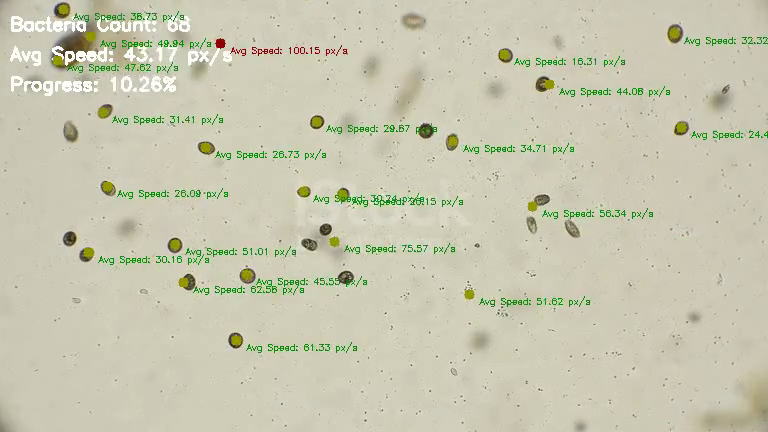
#> input picture frame 35 of Generated Videos/Bacteria_2.mp4, 768 x 432 px, given in place of BadBacterias.mp4, which was not available
$ python BacteriaTracker.py
#> lines starting #> are read from the running program, lines starting #| are printed output that depends on the picture; after the words box and inside, x2 and y2 are one past the last pixel; in counts of white or black regions, pixels touching at a corner belong together; pictures that were not available may be replaced by others from this repository, and a replacement may not be noted
import cv2
import numpy as np
from scipy.spatial import distance as dist
from sklearn.cluster import DBSCAN

# Correct the video path
cap = cv2.VideoCapture('Videos of Bacterias/BadBacterias.mp4')

fps = cap.get(cv2.CAP_PROP_FPS)
if fps == 0:
    fps = 30  # Set to your video's actual frame rate
frame_width = int(cap.get(cv2.CAP_PROP_FRAME_WIDTH))
frame_height = int(cap.get(cv2.CAP_PROP_FRAME_HEIGHT))
frame_count = int(cap.get(cv2.CAP_PROP_FRAME_COUNT))
frame_time_ms = int(1000 / fps)

# Set up the VideoWriter to save the processed video
output_filename = 'Processed_Frame_Video_with_DBSCAN.avi'
fourcc = cv2.VideoWriter_fourcc(*'XVID')  # Codec for AVI file
out = cv2.VideoWriter(output_filename, fourcc, fps, (frame_width, frame_height))

bacteria = {}
next_bacteria_id = 0
max_distance = 30  # Used for DBSCAN as the maximum distance between points
max_disappeared = 5
min_lifetime = 0  # Increased lifetime threshold
min_area = 50  # Minimum area to ignore smaller objects
max_area = 7000  # Maximum area to consider an object as significant

# Initialize background subtractor
fgbg = cv2.createBackgroundSubtractorMOG2(history=500, varThreshold=20, detectShadows=False)

# Create CLAHE object
clahe = cv2.createCLAHE(clipLimit=2.0, tileGridSize=(8, 8))

current_frame = 0  # Initialize frame counter

while True:
    ret, frame = cap.read()
#> frame is the input picture: shape (432, 768, 3); mean B, G, R 177.2, 200.3, 200.8
    if not ret:
        break

    current_frame += 1  # Increment the frame counter

    # Calculate the percentage of video processed
    progress_percentage = (current_frame / frame_count) * 100

    # Make a copy of the original frame for display
    original_frame = frame.copy()

    # Apply background subtraction
    fgmask = fgbg.apply(frame)
#> fgmask: shape (432, 768); every value is 255

    # Convert frame to grayscale
    gray = cv2.cvtColor(frame, cv2.COLOR_BGR2GRAY)
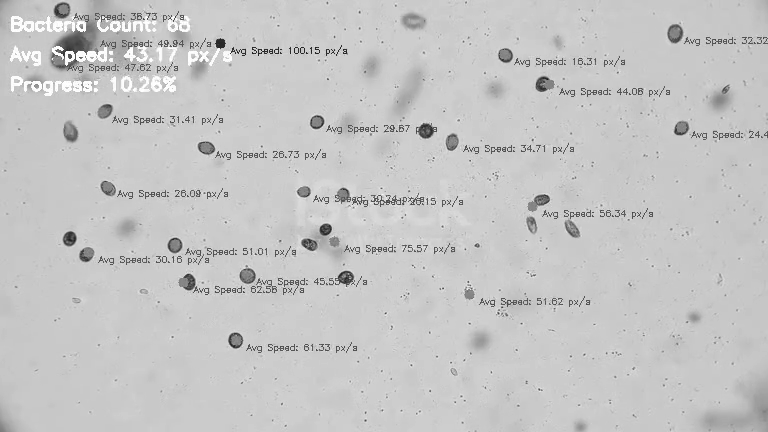
#> gray: shape (432, 768); min 25, max 255, mean 197.7

    # Apply CLAHE to enhance contrast
    gray = clahe.apply(gray)
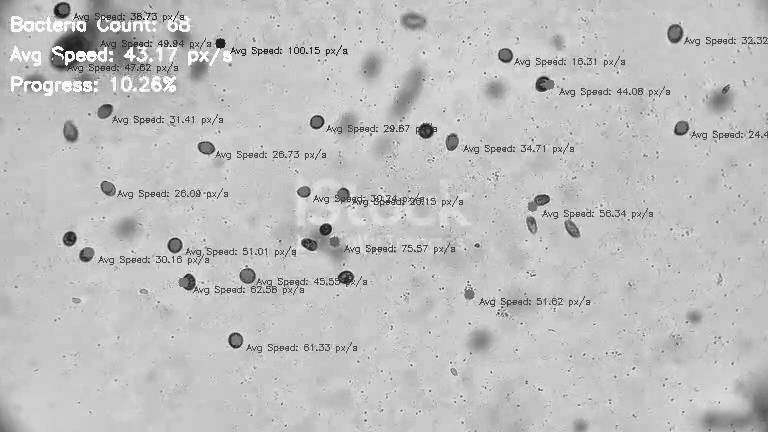
#> gray: shape (432, 768); min 18, max 255, mean 191.6

    # Combine CLAHE and background subtraction
    combined = cv2.bitwise_and(gray, fgmask)

    # Apply morphological operations to reduce noise and fill gaps
    kernel = cv2.getStructuringElement(cv2.MORPH_ELLIPSE, (5, 5))
    combined = cv2.morphologyEx(combined, cv2.MORPH_CLOSE, kernel, iterations=2)
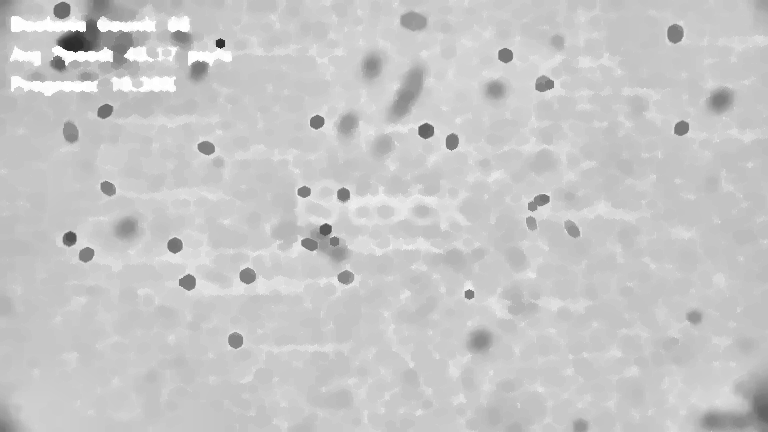
#> combined: shape (432, 768); min 44, max 255, mean 199.6

    # Apply thresholding
    _, thresh = cv2.threshold(combined, 0, 255, cv2.THRESH_BINARY + cv2.THRESH_OTSU)
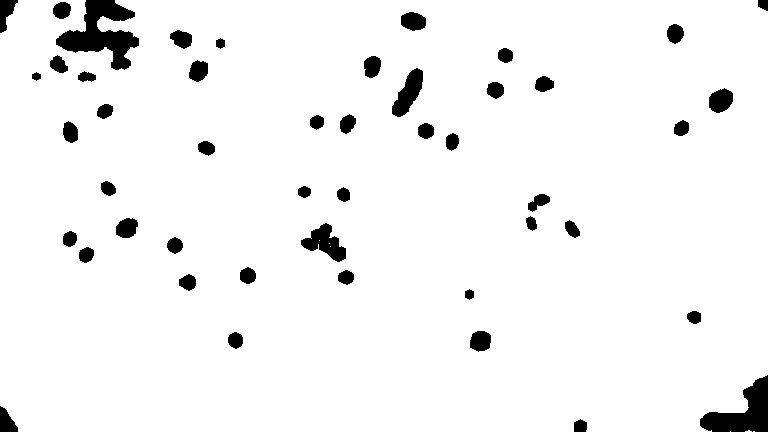
#> thresh: shape (432, 768); 95.4% white; 47 black regions, largest, box (x1, y1, x2, y2) and area: (56, 0, 139, 70) 2701, (700, 375, 768, 432) 1935, (301, 223, 346, 262) 865

    # Apply connected components analysis
    num_labels, labels_im = cv2.connectedComponents(thresh)
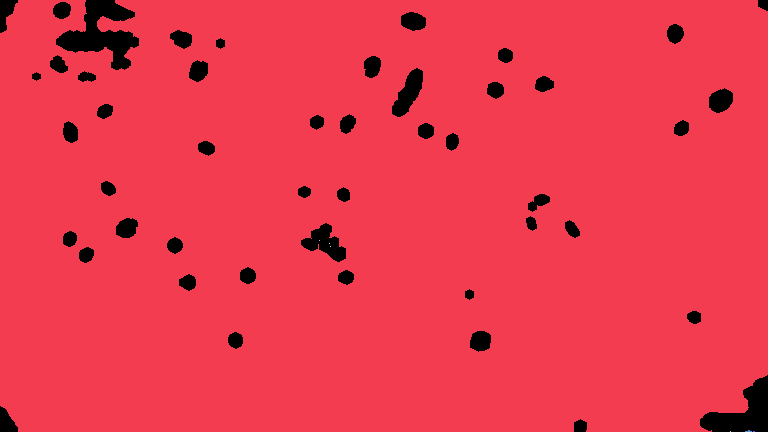
#> labels_im: shape (432, 768) int32; 8 distinct labels, from 0 to 7; one colour per label, 0 black
#> num_labels = 8

    centroids = []
    for label in range(1, num_labels):  # Skip the background label 0
        # Create a mask for each component
        component_mask = (labels_im == label).astype("uint8") * 255

        # Calculate the area of the component
        area = cv2.countNonZero(component_mask)
        # Filter out small objects based on area
        if area < min_area or area > max_area:
            continue

        # Compute moments
        M = cv2.moments(component_mask)
        if M['m00'] != 0:
            cX = int(M['m10'] / M['m00'])
            cY = int(M['m01'] / M['m00'])
            centroids.append([cX, cY])
#> this loop made 7 passes
#> area on pass 1: 316481
#> pass 2, `component_mask = (labels_im == label).astype("uint8") * 255`:
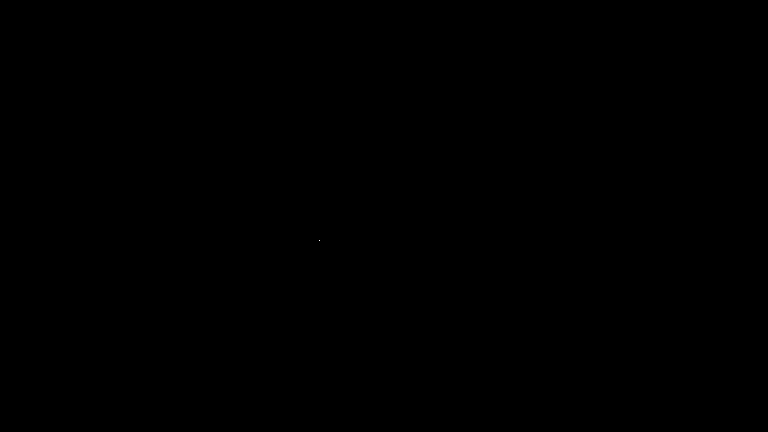
#> component_mask: shape (432, 768); 0% white in thin lines or dots, all inside (x1, y1, x2, y2) = (319, 240, 320, 241)
#> after the loop: component_mask: shape (432, 768); 0% white in thin lines or dots, all inside (x1, y1, x2, y2) = (753, 431, 755, 432)
#> after the loop, centroids = []

    # Use DBSCAN to cluster the centroids
    if len(centroids) > 0:
        centroids_array = np.array(centroids)
        db = DBSCAN(eps=max_distance, min_samples=1).fit(centroids_array)
        labels = db.labels_

        # Filter out noise points (label = -1)
        unique_labels = set(labels)
        filtered_centroids = []

        for label in unique_labels:
            if label == -1:
                continue  # Skip noise

            # Get the centroids belonging to the current cluster
            cluster_points = centroids_array[labels == label]
            # Calculate the average centroid of the cluster
            avg_centroid = np.mean(cluster_points, axis=0).astype(int)
            filtered_centroids.append((avg_centroid[0], avg_centroid[1]))

        # Use filtered_centroids for further processing
        centroids = filtered_centroids

    # Proceed with tracking logic using the filtered centroids
    if not bacteria:
        for centroid in centroids:
            bacteria[next_bacteria_id] = {
                'positions': [centroid],
                'disappeared': 0,
                'speed': 0,
                'lifetime': 1,        # Initialize lifetime
                'total_distance': 0   # Initialize total distance moved
            }
            next_bacteria_id += 1
#> this loop made 0 passes
#> after the loop, bacteria = 0 items; next_bacteria_id = 0
    else:
        if len(centroids) == 0:
            # Increment disappeared count for all tracked bacteria
            for bacteria_id in list(bacteria.keys()):
                bacteria[bacteria_id]['disappeared'] += 1
                if bacteria[bacteria_id]['disappeared'] > max_disappeared:
                    del bacteria[bacteria_id]
            continue  # Skip to the next frame

        bacteria_ids = list(bacteria.keys())
        previous_centroids = [
            bacteria[b_id]['positions'][-1] for b_id in bacteria_ids
        ]

        current_centroids = centroids

        if len(previous_centroids) == 0:
            # Register all centroids as new bacteria
            for centroid in centroids:
                bacteria[next_bacteria_id] = {
                    'positions': [centroid],
                    'disappeared': 0,
                    'speed': 0,
                    'lifetime': 1,
                    'total_distance': 0
                }
                next_bacteria_id += 1
            continue  # Proceed to the next frame

        # Compute distance matrix
        D = dist.cdist(np.array(previous_centroids), np.array(current_centroids))
        rows = D.min(axis=1).argsort()
        cols = D.argmin(axis=1)[rows]

        used_rows = set()
        used_cols = set()

        for (row, col) in zip(rows, cols):
            if row in used_rows or col in used_cols:
                continue
            if D[row][col] > max_distance:
                continue

            bacteria_id = bacteria_ids[row]
            bacteria[bacteria_id]['positions'].append(current_centroids[col])
            bacteria[bacteria_id]['disappeared'] = 0

            # Increment lifetime
            bacteria[bacteria_id]['lifetime'] += 1

            # Calculate speed and total distance
            positions = bacteria[bacteria_id]['positions']
            if len(positions) >= 2:
                dx = positions[-1][0] - positions[-2][0]
                dy = positions[-1][1] - positions[-2][1]
                distance_moved = np.sqrt(dx ** 2 + dy ** 2)
                bacteria[bacteria_id]['total_distance'] += distance_moved
                # Instantaneous speed
                speed = distance_moved * fps
                bacteria[bacteria_id]['speed'] = speed
            else:
                bacteria[bacteria_id]['speed'] = 0

            used_rows.add(row)
            used_cols.add(col)

        # Handle disappeared bacteria
        unused_rows = set(range(0, D.shape[0])).difference(used_rows)
        for row in unused_rows:
            bacteria_id = bacteria_ids[row]
            bacteria[bacteria_id]['disappeared'] += 1
            if bacteria[bacteria_id]['disappeared'] > max_disappeared:
                del bacteria[bacteria_id]

        # Register new bacteria for unmatched centroids
        unused_cols = set(range(0, D.shape[1])).difference(used_cols)
        for col in unused_cols:
            bacteria[next_bacteria_id] = {
                'positions': [current_centroids[col]],
                'disappeared': 0,
                'speed': 0,
                'lifetime': 1,
                'total_distance': 0
            }
            next_bacteria_id += 1

    num_bacteria = len(bacteria)
#> num_bacteria = 0

    # Variables to calculate average speed of all bacteria
    total_average_speed = 0
    count_bacteria_with_min_lifetime = 0

    # Identify the fastest bacterium among those that have exceeded min_lifetime
    max_speed = -1
    fastest_bacteria_id = None
    for bacteria_id, data in bacteria.items():
        lifetime = data['lifetime']
        if lifetime >= min_lifetime:
            total_time = (lifetime - 1) / fps  # Total time in seconds
            if total_time > 0:
                # Calculate average speed of the bacterium
                average_speed = (data['total_distance'] / total_time)
                data['average_speed'] = average_speed  # Store average speed
            else:
                data['average_speed'] = 0

            # Accumulate total average speed
            total_average_speed += data['average_speed']
            count_bacteria_with_min_lifetime += 1

            # Find the fastest bacterium based on average speed
            if data['average_speed'] > max_speed:
                max_speed = data['average_speed']
                fastest_bacteria_id = bacteria_id
#> after the loop, count_bacteria_with_min_lifetime = 0; max_speed = -1; total_average_speed = 0

    # Calculate overall average speed
    if count_bacteria_with_min_lifetime > 0:
        overall_average_speed = total_average_speed / count_bacteria_with_min_lifetime
    else:
        overall_average_speed = 0

    # Display the number of bacteria and average speed on the 'Frame' window
    cv2.putText(
        frame,
        f"Bacteria Count: {num_bacteria}",
        (10, 30),
        cv2.FONT_HERSHEY_SIMPLEX,
        0.6,
        (255, 255, 255),
        2
    )
#> frame: shape (432, 768, 3); 0.32% of pixels changed, all inside (x1, y1, x2, y2) = (11, 16, 178, 32)
    cv2.putText(
        frame,
        f"Avg Speed: {overall_average_speed:.2f} px/s",
        (10, 60),
        cv2.FONT_HERSHEY_SIMPLEX,
        0.6,
        (255, 255, 255),
        2
    )

    # Display speed and highlight the fastest bacterium
    for bacteria_id, data in bacteria.items():
        positions = data['positions']
        lifetime = data['lifetime']
        is_fastest = (bacteria_id == fastest_bacteria_id)

        # Only display bacteria that have a lifetime exceeding min_lifetime
        if lifetime >= min_lifetime:
            average_speed = data['average_speed']

            # Set color for the fastest bacterium
            if is_fastest:
                color = (0, 0, 150)  # Darker red color
                text_color = (0, 0, 150)
            else:
                color = (0, 150, 150)  # Darker yellow color
                text_color = (0, 150, 0)  # Darker green

            # Display average speed
            cv2.putText(
                frame,
                f"Avg Speed: {average_speed:.2f} px/s",
                (positions[-1][0] + 10, positions[-1][1] + 10),
                cv2.FONT_HERSHEY_SIMPLEX,
                0.3,  # Font scale
                text_color,
                1     # Thickness
            )

            # Draw centroid on the 'Frame' window
            cv2.circle(frame, positions[-1], 5, color, -1)

            # Also draw on the 'Threshold' window
            cv2.circle(thresh, positions[-1], 5, color, -1)

    # Display progress on the 'Frame' window
    cv2.putText(
        frame,
        f"Progress: {progress_percentage:.2f}%",
        (10, 90),
        cv2.FONT_HERSHEY_SIMPLEX,
        0.6,
        (255, 255, 255),
        2
    )
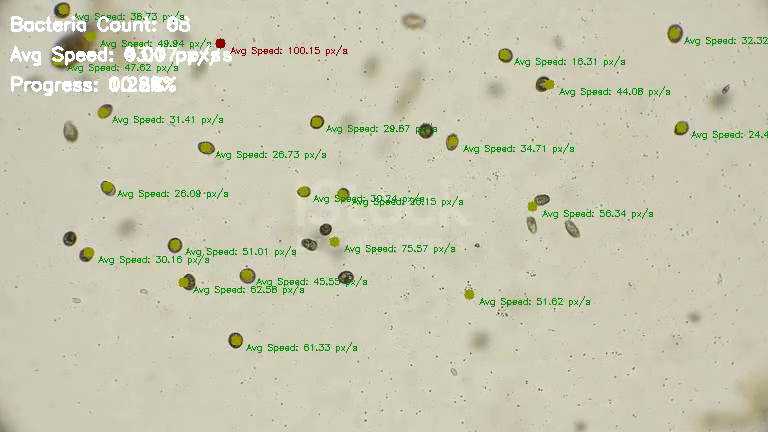
#> frame: shape (432, 768, 3); mean B, G, R 177.5, 200.5, 200.9

    # Save the processed frame to the video file
    out.write(frame)

    # Display the original video frame
    # cv2.imshow('Original Video', original_frame)

    # Display the frames
    cv2.imshow('Frame', frame)
    # cv2.imshow('Threshold', thresh)  # Show the thresholded image with average speed

    # Speed up the video by reducing the wait time
    key = cv2.waitKey(frame_time_ms // 2)  # Faster playback
#> (key Esc is pressed here)
    if key == 27:  # Press 'ESC' to exit
        break

# Release the VideoCapture and VideoWriter objects
cap.release()
out.release()
cv2.destroyAllWindows()

print(f"Processed video saved as {output_filename}")

$ run again, starting later in the video
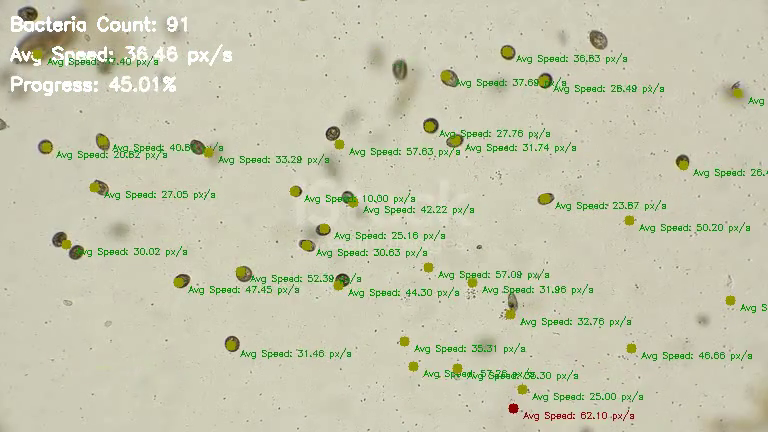
#> input picture frame 157 of Generated Videos/Bacteria_2.mp4, 768 x 432 px, given in place of BadBacterias.mp4, which was not available
#> frame is the input picture: shape (432, 768, 3); mean B, G, R 175.2, 199.8, 199.2
#> fgmask: shape (432, 768); every value is 255
#> thresh: shape (432, 768); 95% white; 52 black regions, largest, box (x1, y1, x2, y2) and area: (17, 0, 138, 80) 4079, (709, 387, 768, 432) 1121, (392, 58, 420, 117) 983
#> `num_labels, labels_im = cv2.connectedComponents(thresh)`:
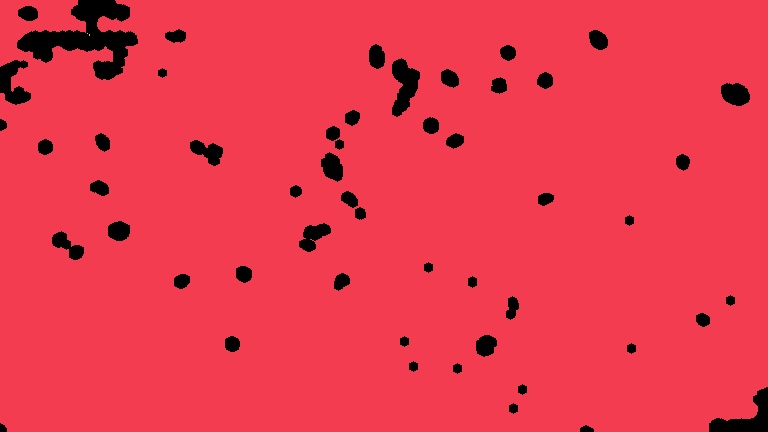
#> labels_im: shape (432, 768) int32; 4 distinct labels, from 0 to 3; one colour per label, 0 black
#> num_labels = 4
#> the loop `for label in range(1, num_labels):` made 3 passes
#> area on pass 1: 315348
#> after the loop `for label in range(1, num_labels):`: centroids = []
#> after the loop `for centroid in centroids:`: bacteria = 0 items; next_bacteria_id = 0
#> after the loop `for bacteria_id, data in bacteria.items():`: max_speed = -1; total_average_speed = 0
#> `cv2.putText( frame, f"Progress: {progress_percentage:.2f}%", (10, 90),..`:
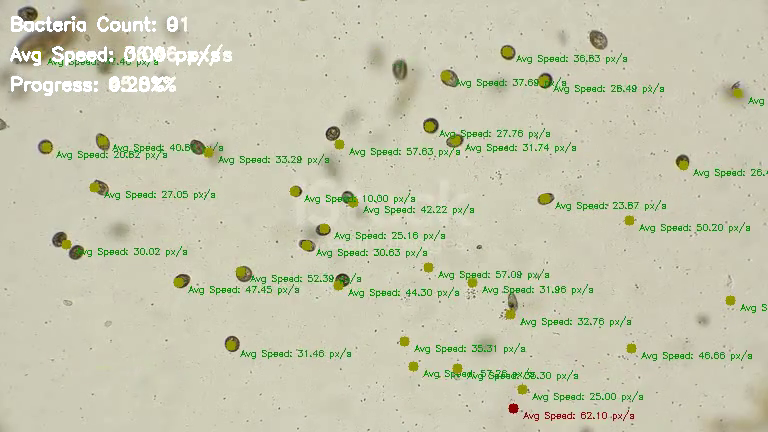
#> frame: shape (432, 768, 3); mean B, G, R 175.6, 200, 199.4

$ run again, starting later in the video
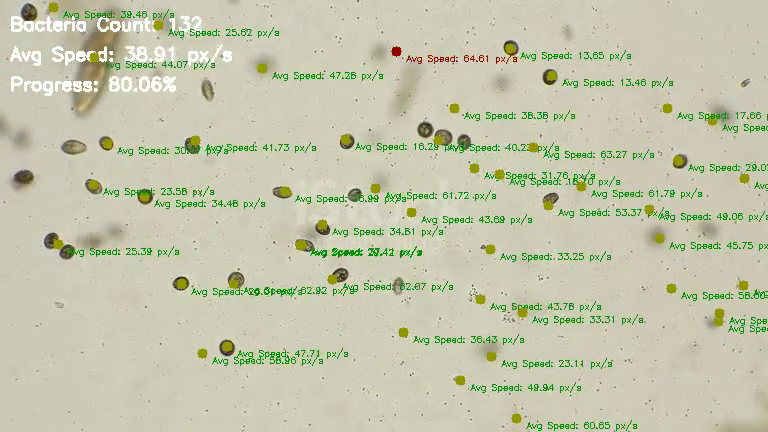
#> input picture frame 280 of Generated Videos/Bacteria_2.mp4, 768 x 432 px, given in place of BadBacterias.mp4, which was not available
#> frame is the input picture: shape (432, 768, 3); mean B, G, R 173.1, 199.1, 197.3
#> fgmask: shape (432, 768); every value is 255
#> thresh: shape (432, 768); 94.2% white; 63 black regions, largest, box (x1, y1, x2, y2) and area: (49, 0, 130, 120) 4638, (391, 63, 422, 116) 930, (76, 222, 126, 251) 784
#> `num_labels, labels_im = cv2.connectedComponents(thresh)`:
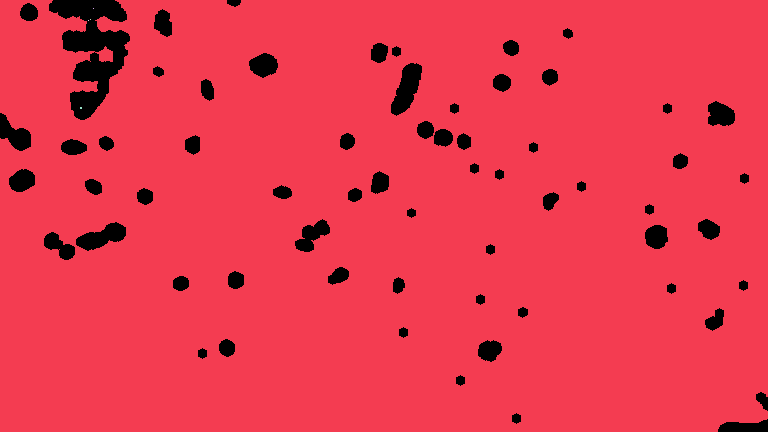
#> labels_im: shape (432, 768) int32; 6 distinct labels, from 0 to 5; one colour per label, 0 black
#> num_labels = 6
#> the loop `for label in range(1, num_labels):` made 5 passes
#> area on pass 1: 312665
#> after the loop `for label in range(1, num_labels):`: centroids = []
#> after the loop `for centroid in centroids:`: bacteria = 0 items; next_bacteria_id = 0
#> after the loop `for bacteria_id, data in bacteria.items():`: max_speed = -1; total_average_speed = 0
#> `cv2.putText( frame, f"Progress: {progress_percentage:.2f}%", (10, 90),..`:
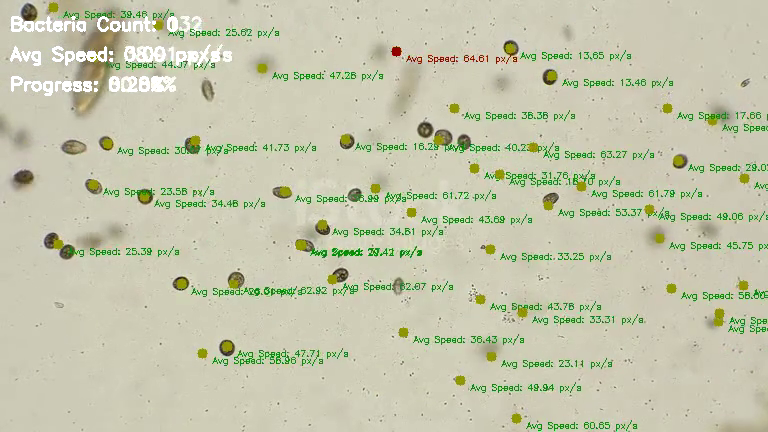
#> frame: shape (432, 768, 3); mean B, G, R 173.4, 199.2, 197.4
